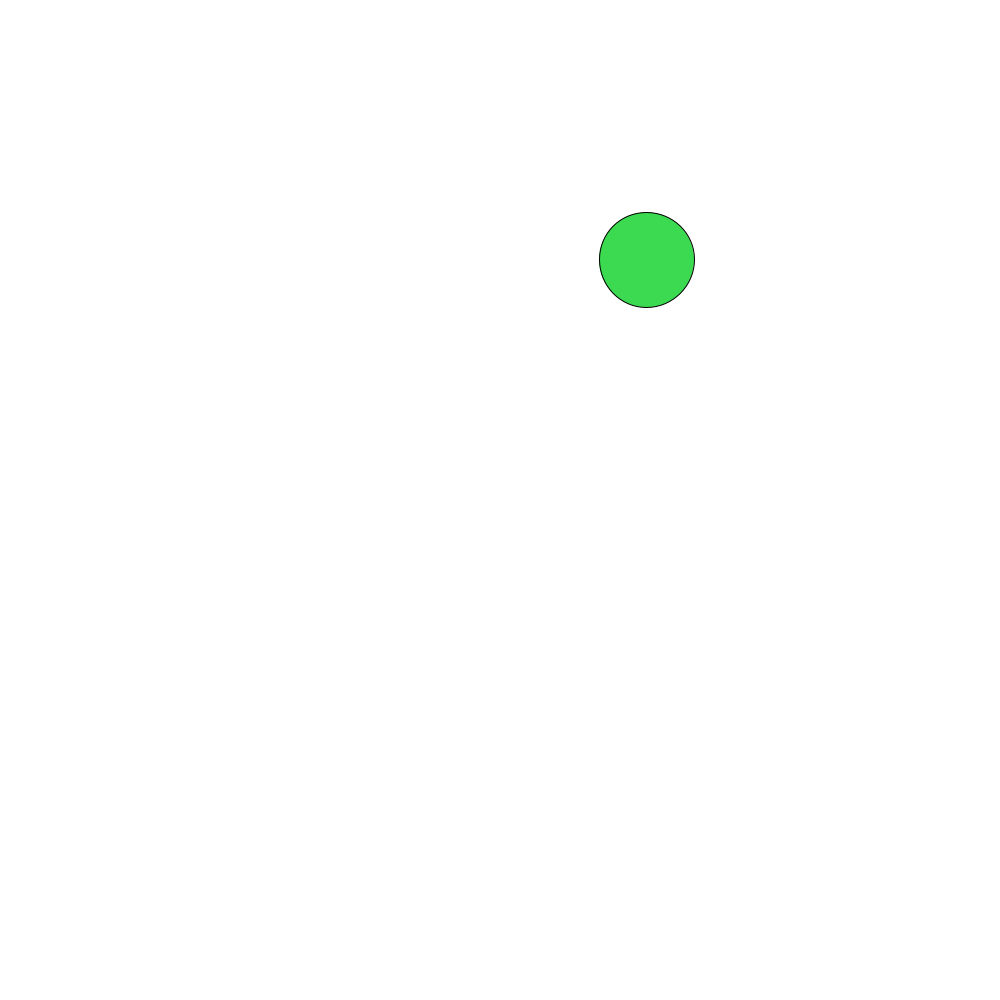
Frame 1 (no input)
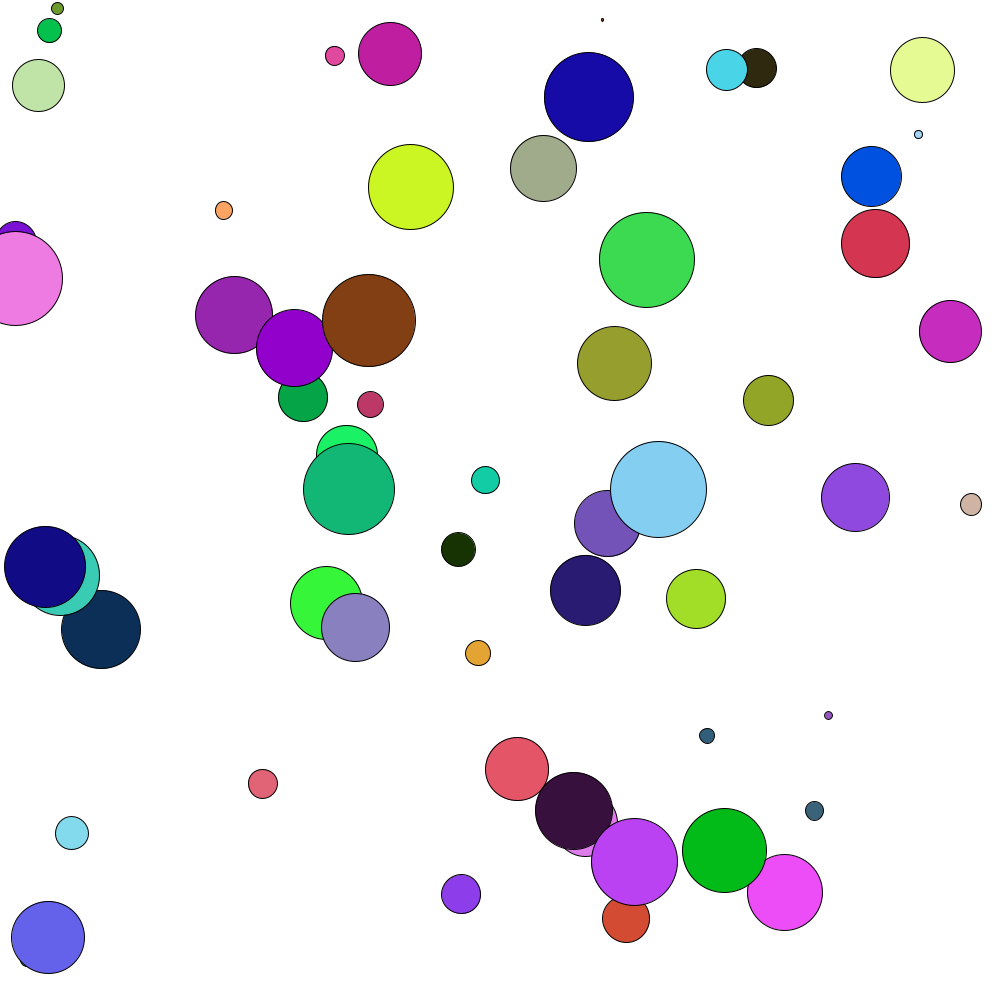
Frame 60 (the mouse pressed at the canvas centre just before this capture)
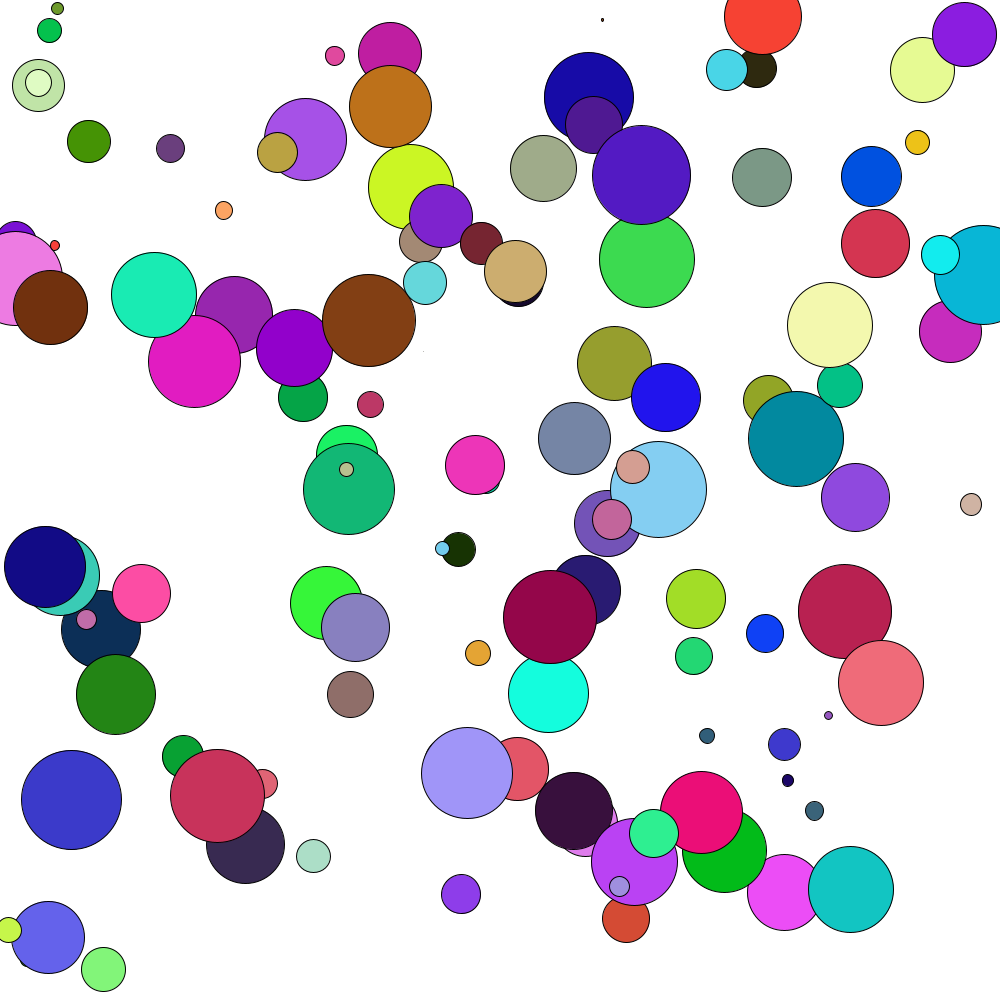
Frame 120 (the mouse held since frame 60 and released just before this capture)

The Processing sketch that drew these frames (run headless with seeded random() and noise(); from frame 60 on, the mouse is pressed at the canvas centre):

// Processing sketch: variables2_pde
// ── variables2_pde.pde
float cx,cy,cr,f,l,k,co;
void setup(){
  size(1000,1000);
   background(255);
}
void draw(){
 cx=random(0,width);
 cy=random(0,height);
 cr=random(0,100);
 f=random(255);
 k=random(255);
 l=random(255);
 fill(f,k,l);
 circle(cx,cy,cr);
} 
void keyPressed()
{
  co=random(255);
  background(co);
}
